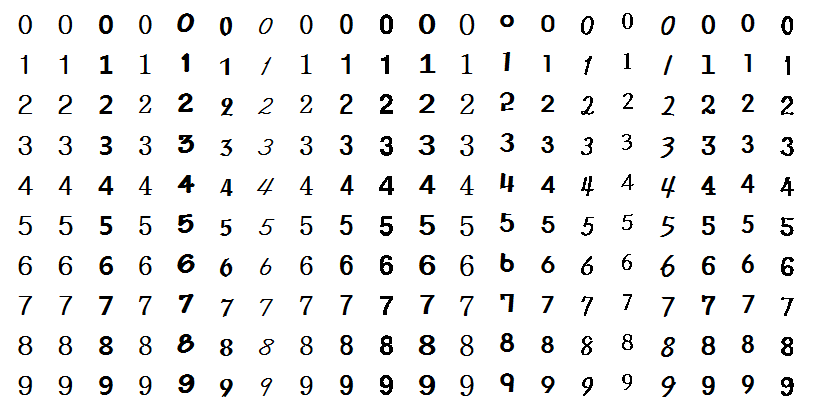
#> input picture Python/openCV/images/train_numbers.png, 813 x 411 px
$ jupyter execute cells_visibility.ipynb
#> lines starting #> are read from the running program, lines starting #| are printed output that depends on the picture; after the words box and inside, x2 and y2 are one past the last pixel; in counts of white or black regions, pixels touching at a corner belong together
[cell 1]
import cv2
import matplotlib.pyplot as plt

[cell 2]
def get_cell(img, j, i, size):
    x, y = (j * size[0], i * size[1])  # 숫자칸 시작좌표
    return img[y:y + size[1], x:x + size[0]]

[cell 3]
train_image = cv2.imread('images/train_numbers.png', cv2.IMREAD_GRAYSCALE)
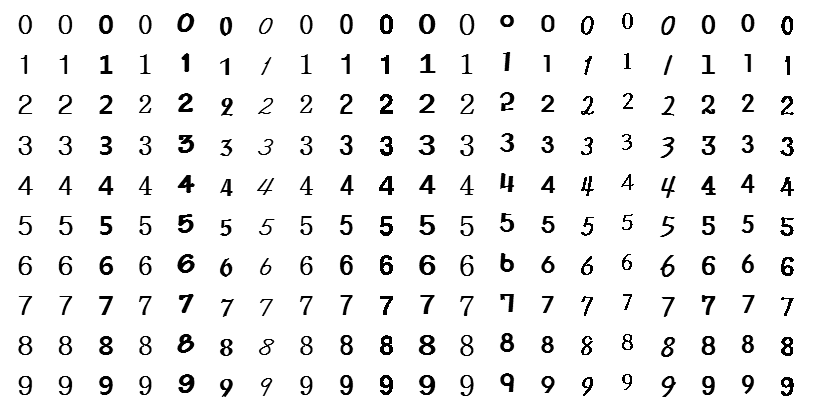
#> train_image: shape (411, 813); min 0, max 255, mean 238.9
if train_image is None: raise Exception("영상 파일 읽기 에러")
train_image = train_image[5:405, 6:806]                 # 상하좌우 여백 제거
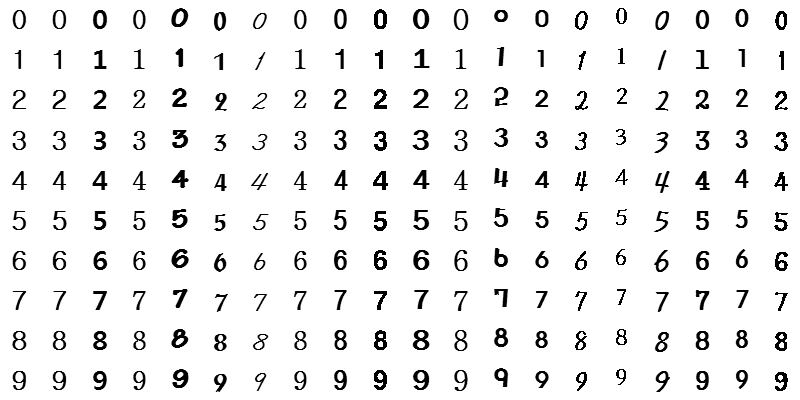
#> train_image: shape (400, 800); min 0, max 255, mean 238.2

[cell 4]
size, K = (40, 40),  15                                 # 숫자 영상 크기
nclass, nsample = 10, 20                                # 그룹수, 그룹당 샘플수
cells =[get_cell(train_image, j, i, size) for i in range(nclass) for j in range(nsample)]
#> in get_cell (call 10), `x, y = (j * size[0], i * size[1])`: x = 360
#> in get_cell (call 10), `return img[y:y + size[1], x:x + size[0]]`:
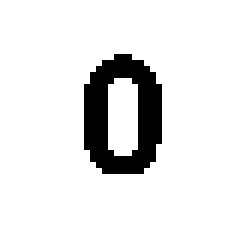
#> returned value: shape (40, 40) (shown 6 times larger); 90% white; 1 black region, box (x1, y1, x2, y2) and area: (14, 9, 27, 29) 160
#> in get_cell (call 15), `return img[y:y + size[1], x:x + size[0]]`: returned value: shape (40, 40); 93% white; black in thin lines or dots, all inside (x1, y1, x2, y2) = (15, 11, 28, 30)
#> in get_cell (call 16), `return img[y:y + size[1], x:x + size[0]]`: returned value: shape (40, 40); 94.8% white; black in thin lines or dots, all inside (x1, y1, x2, y2) = (16, 8, 27, 24)
#> in get_cell (call 20), `return img[y:y + size[1], x:x + size[0]]`: returned value: shape (40, 40); 91.9% white; 1 black region, box (x1, y1, x2, y2) and area: (15, 11, 27, 30) 130
#> in get_cell (call 30), `return img[y:y + size[1], x:x + size[0]]`: returned value: shape (40, 40); 94.6% white; 1 black region, box (x1, y1, x2, y2) and area: (15, 10, 23, 29) 87
#> in get_cell (call 35), `x, y = (j * size[0], i * size[1])`: x = 560
#> in get_cell (call 35), `return img[y:y + size[1], x:x + size[0]]`:
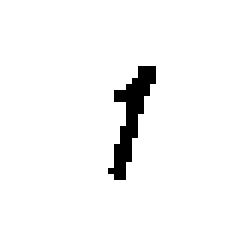
#> returned value: shape (40, 40) (shown 6 times larger); 96.3% white; black in thin lines or dots, all inside (x1, y1, x2, y2) = (18, 11, 26, 30)
#> in get_cell (call 36), `x, y = (j * size[0], i * size[1])`: x = 600
#> in get_cell (call 36), `return img[y:y + size[1], x:x + size[0]]`:
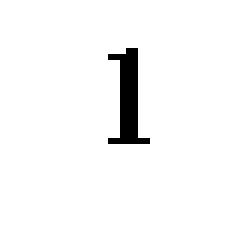
#> returned value: shape (40, 40) (shown 6 times larger); 96.7% white; 1 black region, box (x1, y1, x2, y2) and area: (18, 8, 25, 24) 53
#> in get_cell (call 37), `x, y = (j * size[0], i * size[1])`: x = 640
#> in get_cell (call 37), `return img[y:y + size[1], x:x + size[0]]`:
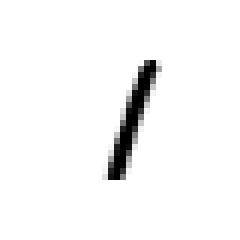
#> returned value: shape (40, 40) (shown 6 times larger); min 0, max 255, mean 246.2
#> in get_cell (call 38), `x, y = (j * size[0], i * size[1])`: x = 680
#> in get_cell (call 38), `return img[y:y + size[1], x:x + size[0]]`:
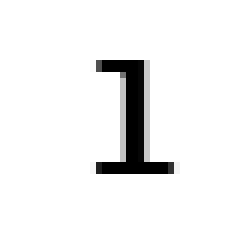
#> returned value: shape (40, 40) (shown 6 times larger); min 0, max 255, mean 240.2
#> in get_cell (call 39), `x, y = (j * size[0], i * size[1])`: x = 720
#> in get_cell (call 39), `return img[y:y + size[1], x:x + size[0]]`:
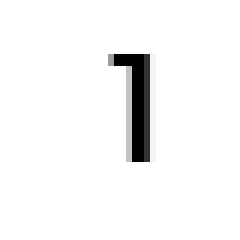
#> returned value: shape (40, 40) (shown 6 times larger); min 0, max 255, mean 245.1
#> in get_cell (call 40), `x, y = (j * size[0], i * size[1])`: x = 760
#> in get_cell (call 40), `return img[y:y + size[1], x:x + size[0]]`:
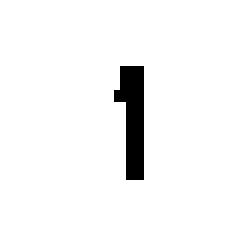
#> returned value: shape (40, 40) (shown 6 times larger); 95.9% white; 1 black region, box (x1, y1, x2, y2) and area: (19, 11, 24, 30) 65
#> cells = 200 items
# cells = [np.hsplit(row, nsample) for row in np.vsplit(train_image,nclass)]
# cells = np.reshape(cells, (-1,40,40))

[cell 5]
for i, cell in enumerate(cells):
    plt.subplot(10, 20, i+1), plt.axis('off'), plt.imshow(cell, cmap='gray')
plt.tight_layout(), plt.show()
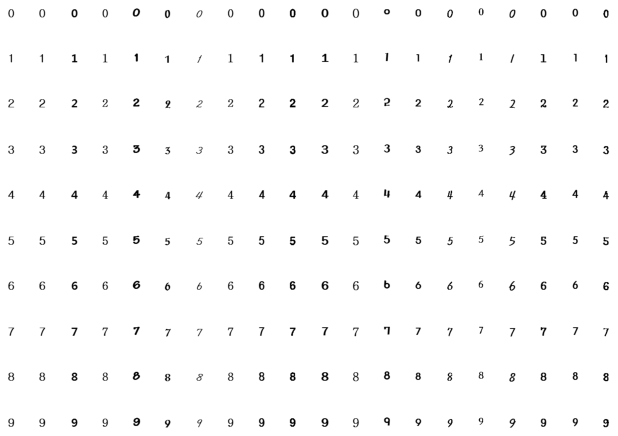
#> figure drawn by matplotlib, 200 panels
